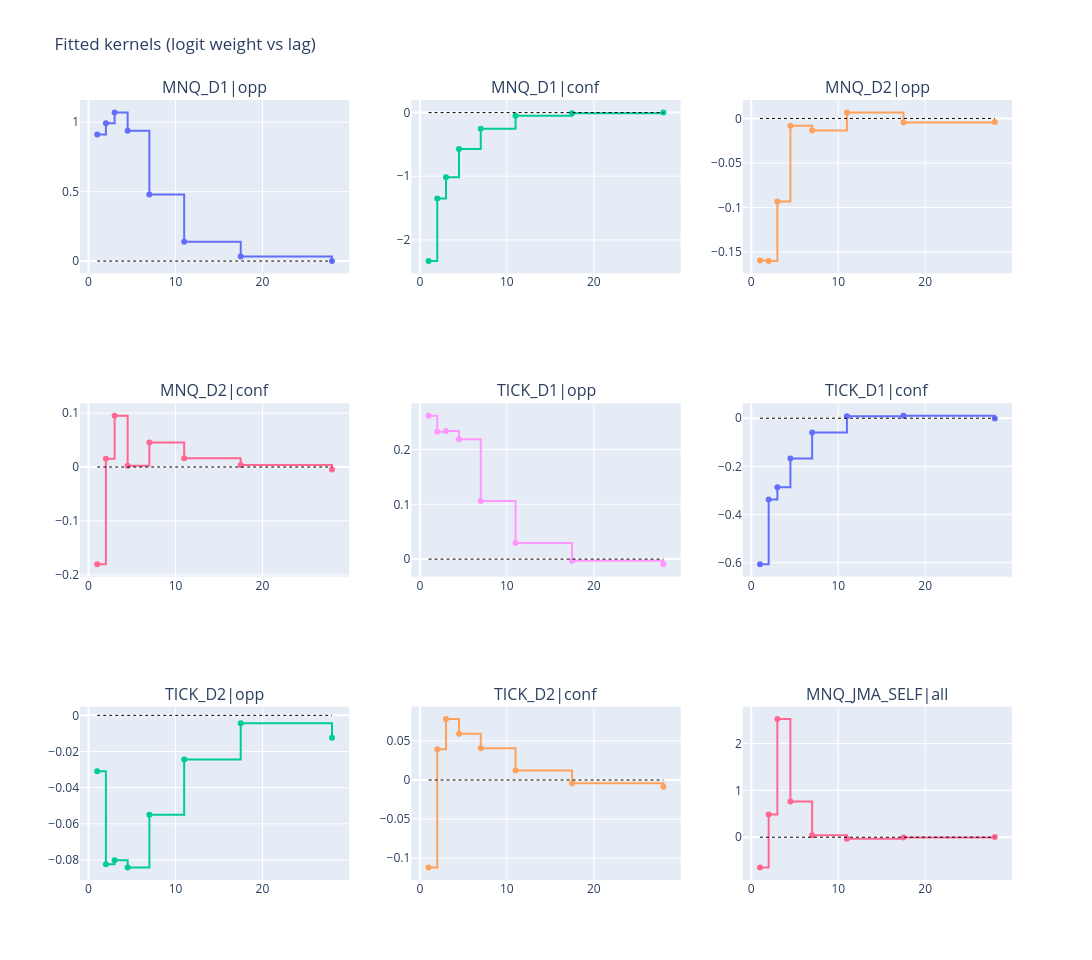

The cell this chart's notebook holds for it:
### Code cell
fig = plot_kernels(fz, bundle, out_path=f"{OUT_DIR}/kernels-{HORIZON}h.html")

### Figure 1 — Plotly figure (JSON) as saved in the notebook; plotly's stock layout.template omitted (floating-point values rounded to 4 significant figures)
{"data": [{"line": {"shape": "hv"}, "mode": "lines+markers", "showlegend": false, "type": "scatter", "x": [1, 2, 3, 4.5, 7, 11, 17.5, 28], "xaxis": "x", "y": [0.9125, 0.993, 1.071, 0.9394, 0.4786, 0.1395, 0.03271, 0.0008701], "yaxis": "y"}, {"line": {"color": "black", "dash": "dot", "width": 1}, "mode": "lines", "showlegend": false, "type": "scatter", "x": [1, 28], "xaxis": "x", "y": [0, 0], "yaxis": "y"}, {"line": {"shape": "hv"}, "mode": "lines+markers", "showlegend": false, "type": "scatter", "x": [1, 2, 3, 4.5, 7, 11, 17.5, 28], "xaxis": "x2", "y": [-2.331, -1.349, -1.016, -0.5706, -0.2532, -0.05037, -0.009106, 0.00286], "yaxis": "y2"}, {"line": {"color": "black", "dash": "dot", "width": 1}, "mode": "lines", "showlegend": false, "type": "scatter", "x": [1, 28], "xaxis": "x2", "y": [0, 0], "yaxis": "y2"}, {"line": {"shape": "hv"}, "mode": "lines+markers", "showlegend": false, "type": "scatter", "x": [1, 2, 3, 4.5, 7, 11, 17.5, 28], "xaxis": "x3", "y": [-0.1594, -0.16, -0.0934, -0.008137, -0.01361, 0.006773, -0.004629, -0.003883], "yaxis": "y3"}, {"line": {"color": "black", "dash": "dot", "width": 1}, "mode": "lines", "showlegend": false, "type": "scatter", "x": [1, 28], "xaxis": "x3", "y": [0, 0], "yaxis": "y3"}, {"line": {"shape": "hv"}, "mode": "lines+markers", "showlegend": false, "type": "scatter", "x": [1, 2, 3, 4.5, 7, 11, 17.5, 28], "xaxis": "x4", "y": [-0.1803, 0.01543, 0.09511, 0.002162, 0.04562, 0.01629, 0.003866, -0.004747], "yaxis": "y4"}, {"line": {"color": "black", "dash": "dot", "width": 1}, "mode": "lines", "showlegend": false, "type": "scatter", "x": [1, 28], "xaxis": "x4", "y": [0, 0], "yaxis": "y4"}, {"line": {"shape": "hv"}, "mode": "lines+markers", "showlegend": false, "type": "scatter", "x": [1, 2, 3, 4.5, 7, 11, 17.5, 28], "xaxis": "x5", "y": [0.2616, 0.2323, 0.2336, 0.2188, 0.1061, 0.02942, -0.002869, -0.009375], "yaxis": "y5"}, {"line": {"color": "black", "dash": "dot", "width": 1}, "mode": "lines", "showlegend": false, "type": "scatter", "x": [1, 28], "xaxis": "x5", "y": [0, 0], "yaxis": "y5"}, {"line": {"shape": "hv"}, "mode": "lines+markers", "showlegend": false, "type": "scatter", "x": [1, 2, 3, 4.5, 7, 11, 17.5, 28], "xaxis": "x6", "y": [-0.6064, -0.3372, -0.2862, -0.1674, -0.05922, 0.007741, 0.01023, -0.0007864], "yaxis": "y6"}, {"line": {"color": "black", "dash": "dot", "width": 1}, "mode": "lines", "showlegend": false, "type": "scatter", "x": [1, 28], "xaxis": "x6", "y": [0, 0], "yaxis": "y6"}, {"line": {"shape": "hv"}, "mode": "lines+markers", "showlegend": false, "type": "scatter", "x": [1, 2, 3, 4.5, 7, 11, 17.5, 28], "xaxis": "x7", "y": [-0.03091, -0.08242, -0.08017, -0.0842, -0.05502, -0.02443, -0.004403, -0.01238], "yaxis": "y7"}, {"line": {"color": "black", "dash": "dot", "width": 1}, "mode": "lines", "showlegend": false, "type": "scatter", "x": [1, 28], "xaxis": "x7", "y": [0, 0], "yaxis": "y7"}, {"line": {"shape": "hv"}, "mode": "lines+markers", "showlegend": false, "type": "scatter", "x": [1, 2, 3, 4.5, 7, 11, 17.5, 28], "xaxis": "x8", "y": [-0.112, 0.03935, 0.0779, 0.05919, 0.04051, 0.01216, -0.004228, -0.008661], "yaxis": "y8"}, {"line": {"color": "black", "dash": "dot", "width": 1}, "mode": "lines", "showlegend": false, "type": "scatter", "x": [1, 28], "xaxis": "x8", "y": [0, 0], "yaxis": "y8"}, {"line": {"shape": "hv"}, "mode": "lines+markers", "showlegend": false, "type": "scatter", "x": [1, 2, 3, 4.5, 7, 11, 17.5, 28], "xaxis": "x9", "y": [-0.6485, 0.4844, 2.522, 0.7648, 0.04389, -0.03074, -0.005714, 0.005671], "yaxis": "y9"}, {"line": {"color": "black", "dash": "dot", "width": 1}, "mode": "lines", "showlegend": false, "type": "scatter", "x": [1, 28], "xaxis": "x9", "y": [0, 0], "yaxis": "y9"}], "layout": {"annotations": [{"font": {"size": 16}, "showarrow": false, "text": "MNQ_D1|opp", "x": 0.1444, "xanchor": "center", "xref": "paper", "y": 1, "yanchor": "bottom", "yref": "paper"}, {"font": {"size": 16}, "showarrow": false, "text": "MNQ_D1|conf", "x": 0.5, "xanchor": "center", "xref": "paper", "y": 1, "yanchor": "bottom", "yref": "paper"}, {"font": {"size": 16}, "showarrow": false, "text": "MNQ_D2|opp", "x": 0.8556, "xanchor": "center", "xref": "paper", "y": 1, "yanchor": "bottom", "yref": "paper"}, {"font": {"size": 16}, "showarrow": false, "text": "MNQ_D2|conf", "x": 0.1444, "xanchor": "center", "xref": "paper", "y": 0.6111, "yanchor": "bottom", "yref": "paper"}, {"font": {"size": 16}, "showarrow": false, "text": "TICK_D1|opp", "x": 0.5, "xanchor": "center", "xref": "paper", "y": 0.6111, "yanchor": "bottom", "yref": "paper"}, {"font": {"size": 16}, "showarrow": false, "text": "TICK_D1|conf", "x": 0.8556, "xanchor": "center", "xref": "paper", "y": 0.6111, "yanchor": "bottom", "yref": "paper"}, {"font": {"size": 16}, "showarrow": false, "text": "TICK_D2|opp", "x": 0.1444, "xanchor": "center", "xref": "paper", "y": 0.2222, "yanchor": "bottom", "yref": "paper"}, {"font": {"size": 16}, "showarrow": false, "text": "TICK_D2|conf", "x": 0.5, "xanchor": "center", "xref": "paper", "y": 0.2222, "yanchor": "bottom", "yref": "paper"}, {"font": {"size": 16}, "showarrow": false, "text": "MNQ_JMA_SELF|all", "x": 0.8556, "xanchor": "center", "xref": "paper", "y": 0.2222, "yanchor": "bottom", "yref": "paper"}], "height": 960, "title": {"text": "Fitted kernels (logit weight vs lag)"}, "width": 1400, "xaxis": {"anchor": "y", "domain": [0, 0.2889]}, "xaxis2": {"anchor": "y2", "domain": [0.3556, 0.6444]}, "xaxis3": {"anchor": "y3", "domain": [0.7111, 1]}, "xaxis4": {"anchor": "y4", "domain": [0, 0.2889]}, "xaxis5": {"anchor": "y5", "domain": [0.3556, 0.6444]}, "xaxis6": {"anchor": "y6", "domain": [0.7111, 1]}, "xaxis7": {"anchor": "y7", "domain": [0, 0.2889]}, "xaxis8": {"anchor": "y8", "domain": [0.3556, 0.6444]}, "xaxis9": {"anchor": "y9", "domain": [0.7111, 1]}, "yaxis": {"anchor": "x", "domain": [0.7778, 1]}, "yaxis2": {"anchor": "x2", "domain": [0.7778, 1]}, "yaxis3": {"anchor": "x3", "domain": [0.7778, 1]}, "yaxis4": {"anchor": "x4", "domain": [0.3889, 0.6111]}, "yaxis5": {"anchor": "x5", "domain": [0.3889, 0.6111]}, "yaxis6": {"anchor": "x6", "domain": [0.3889, 0.6111]}, "yaxis7": {"anchor": "x7", "domain": [0, 0.2222]}, "yaxis8": {"anchor": "x8", "domain": [0, 0.2222]}, "yaxis9": {"anchor": "x9", "domain": [0, 0.2222]}}}
